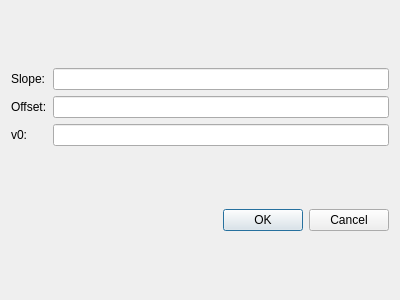
<?xml version="1.0" encoding="UTF-8"?>
<ui version="4.0">
 <class>wnScaleDialog</class>
 <widget class="QDialog" name="wnScaleDialog">
  <property name="geometry">
   <rect>
    <x>0</x>
    <y>0</y>
    <width>400</width>
    <height>300</height>
   </rect>
  </property>
  <property name="windowTitle">
   <string>Dialog</string>
  </property>
  <layout class="QVBoxLayout" name="verticalLayout">
   <item>
    <layout class="QGridLayout" name="gridLayout">
     <item row="2" column="0">
      <widget class="QLabel" name="label_3">
       <property name="text">
        <string>v0:</string>
       </property>
      </widget>
     </item>
     <item row="0" column="0">
      <widget class="QLabel" name="label">
       <property name="text">
        <string>Slope:</string>
       </property>
      </widget>
     </item>
     <item row="1" column="0">
      <widget class="QLabel" name="label_2">
       <property name="text">
        <string>Offset:</string>
       </property>
      </widget>
     </item>
     <item row="0" column="1">
      <widget class="QLineEdit" name="slopeEdit">
       <property name="alignment">
        <set>Qt::AlignRight|Qt::AlignTrailing|Qt::AlignVCenter</set>
       </property>
      </widget>
     </item>
     <item row="1" column="1">
      <widget class="QLineEdit" name="offsetEdit">
       <property name="alignment">
        <set>Qt::AlignRight|Qt::AlignTrailing|Qt::AlignVCenter</set>
       </property>
      </widget>
     </item>
     <item row="2" column="1">
      <widget class="QLineEdit" name="v0Edit">
       <property name="alignment">
        <set>Qt::AlignRight|Qt::AlignTrailing|Qt::AlignVCenter</set>
       </property>
      </widget>
     </item>
    </layout>
   </item>
   <item>
    <widget class="QDialogButtonBox" name="buttonBox">
     <property name="orientation">
      <enum>Qt::Horizontal</enum>
     </property>
     <property name="standardButtons">
      <set>QDialogButtonBox::Cancel|QDialogButtonBox::Ok</set>
     </property>
    </widget>
   </item>
  </layout>
 </widget>
 <resources/>
 <connections>
  <connection>
   <sender>buttonBox</sender>
   <signal>accepted()</signal>
   <receiver>wnScaleDialog</receiver>
   <slot>accept()</slot>
   <hints>
    <hint type="sourcelabel">
     <x>248</x>
     <y>254</y>
    </hint>
    <hint type="destinationlabel">
     <x>157</x>
     <y>274</y>
    </hint>
   </hints>
  </connection>
  <connection>
   <sender>buttonBox</sender>
   <signal>rejected()</signal>
   <receiver>wnScaleDialog</receiver>
   <slot>reject()</slot>
   <hints>
    <hint type="sourcelabel">
     <x>316</x>
     <y>260</y>
    </hint>
    <hint type="destinationlabel">
     <x>286</x>
     <y>274</y>
    </hint>
   </hints>
  </connection>
 </connections>
</ui>
